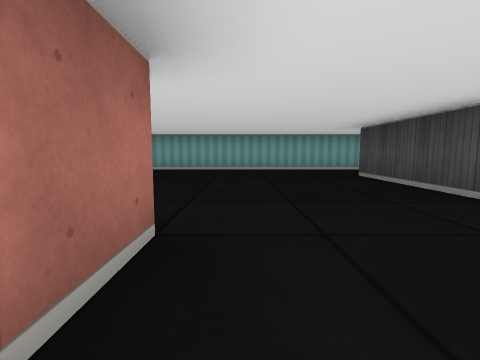
[1] (above)

18 first-person views from a walk through a cub3D maze. The camera is about half as high as the walls, tilts 6° down and sees 85° across. The floor is counted in squares. Each view is taken from the middle of a square. On the plan, view 1 faces up. The plan holds only what a view shows up to about 9 squares ahead; the rest is blank.

[2]
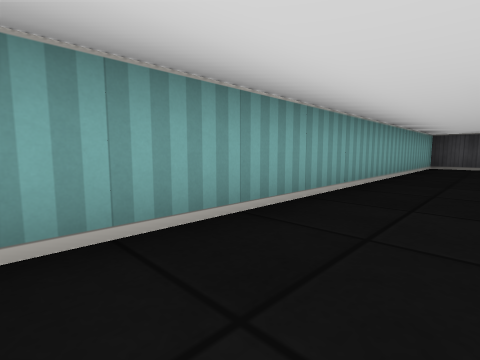

[3]
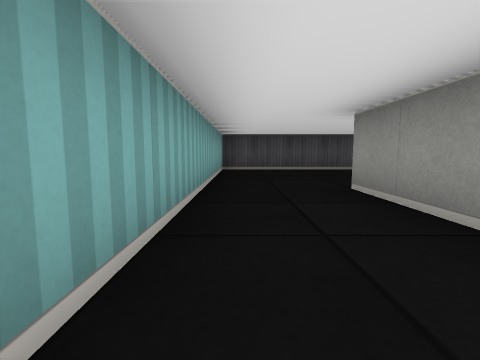

[4]
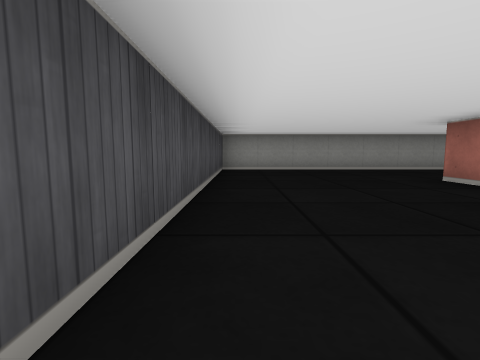

[5]
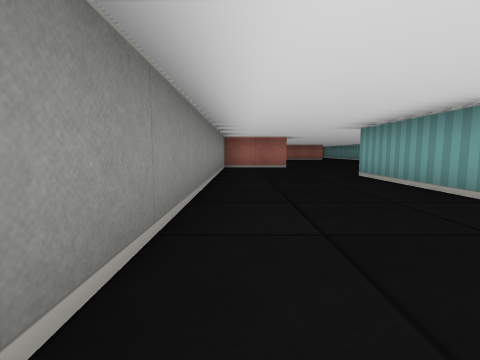

[6]
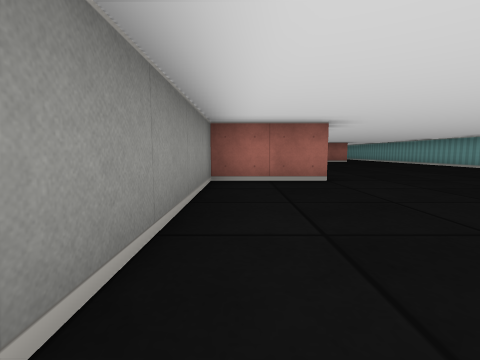

[7]
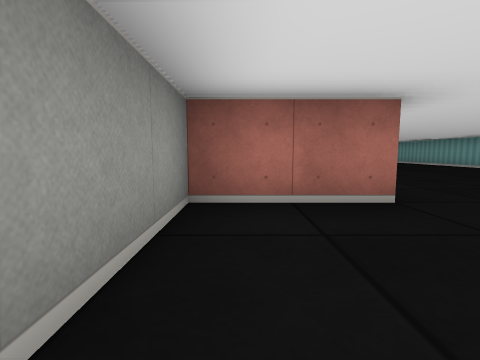

[8]
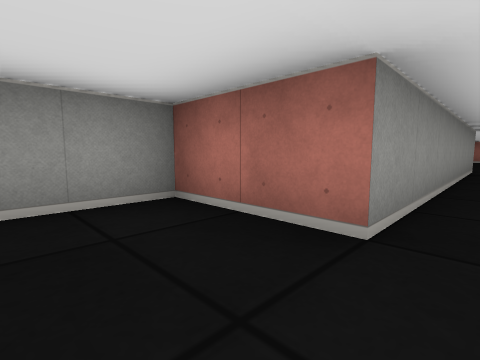

[9]
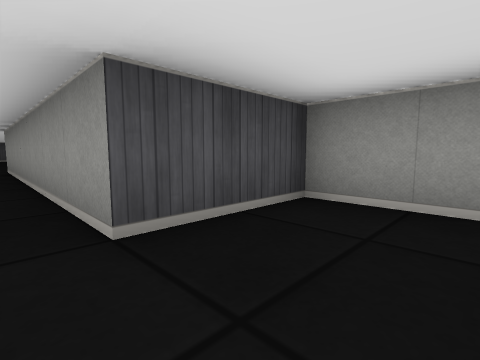

[10]
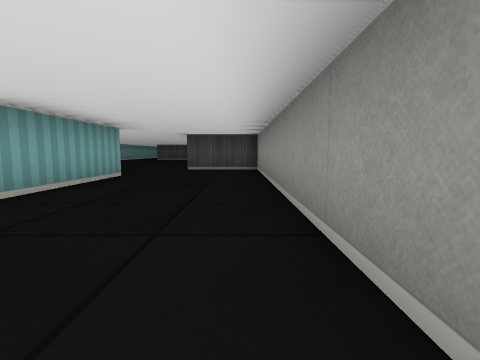

[11]
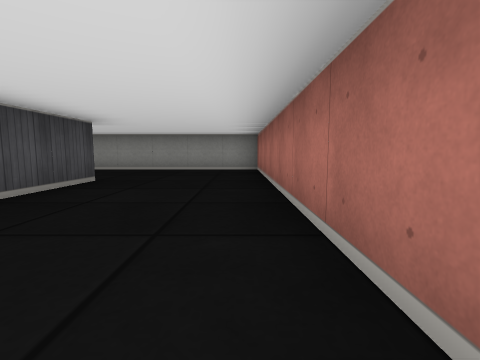

[12]
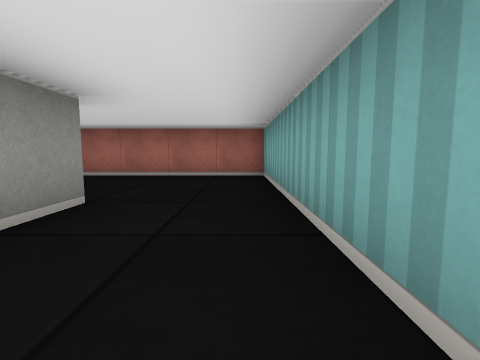

[13]
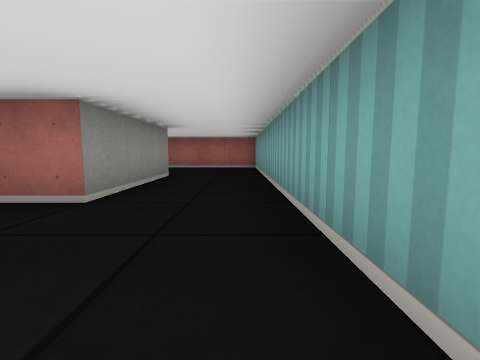

[14]
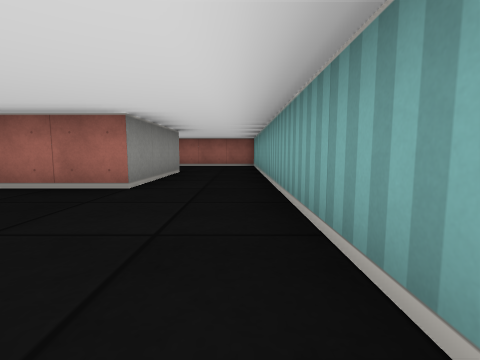

[15]
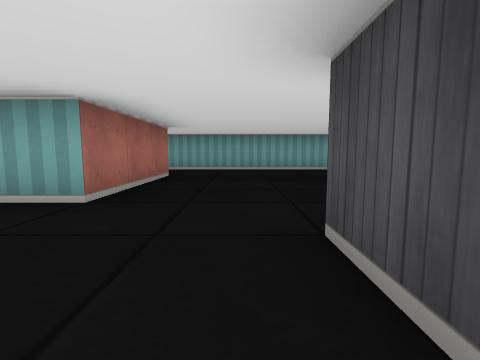

[16]
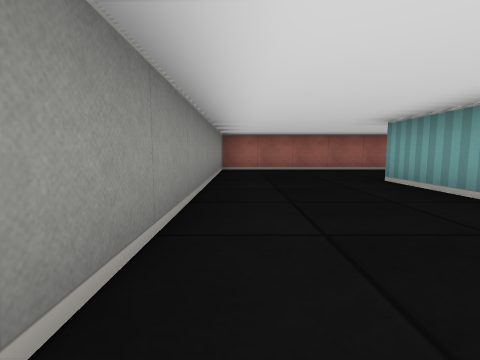

[17]
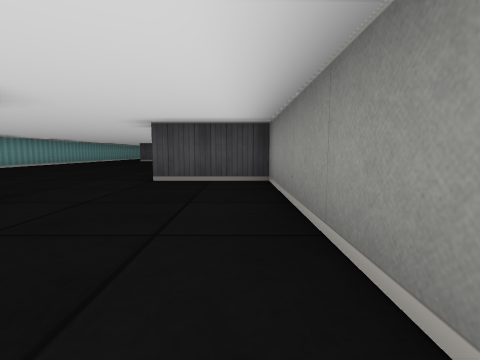

[18]
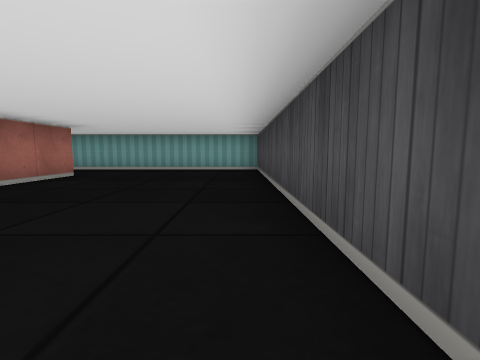

### Floor plan
Points are (right, up) in squares from view 1. A wall is a line through its corners. A room is listed if a view was taken in it or the views show most of it. See-through windows are left out.
Room 1 (views 1, 2, 3, 4, 5, 6, 7, 8, 9, 13, 14, 18)
walls: (3.5, 5.5) (5.5, 5.5) (5.5, 2.5) (2.5, 2.5) (2.5, 5.5); (-7.5, 1.5) (-0.5, 1.5) (-0.5, -0.5) (9.5, -0.5) (9.5, 7.5) (-8.5, 7.5); (-9.5, 5.5) (-9.5, 2.5)
ways out: opening at (-8.5, 2) to room 2; opening at (-8.5, 6.5) to room 2
Room 2 (views 10, 11, 12, 15, 16, 17)
walls: (-12.5, 5.5) (-9.5, 5.5); (-9.5, 2.5) (-12.5, 2.5) (-12.5, 4.4); (-8.5, 7.5) (-15.5, 7.5) (-15.5, -0.5) (-7.5, -0.5) (-7.5, 1.5)
ways out: opening at (-8.5, 2) to room 1; opening at (-8.5, 6.5) to room 1

Positions as (right, up) in squares from view 1, and headings:
1: (0, 0), facing up
2: (0, 6), facing up-right
3: (2, 7), facing right
4: (9, 7), facing down
5: (8, 0), facing left
6: (4, 0), facing left
7: (2, 0), facing left
8: (1, 2), facing down-left
9: (-9, 2), facing down-right
10: (-15, 0), facing right
11: (-15, 7), facing down
12: (-10, 7), facing left
13: (-7, 7), facing left
14: (-6, 7), facing left
15: (-8, 0), facing up
16: (-8, 0), facing left
17: (-12, 0), facing right
18: (9, 0), facing up
